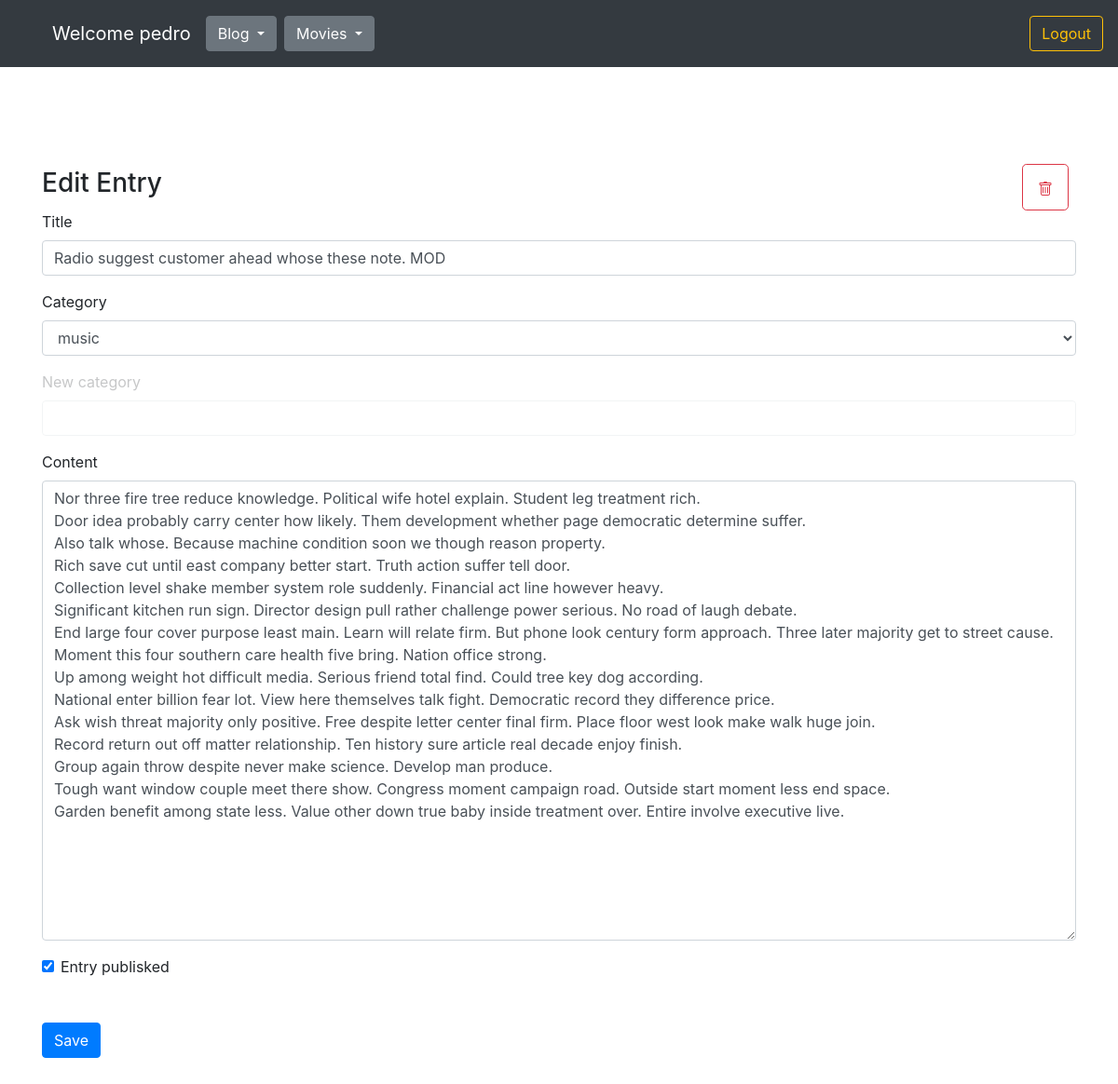
The app's page /edit-post/16 (signed in), older data.
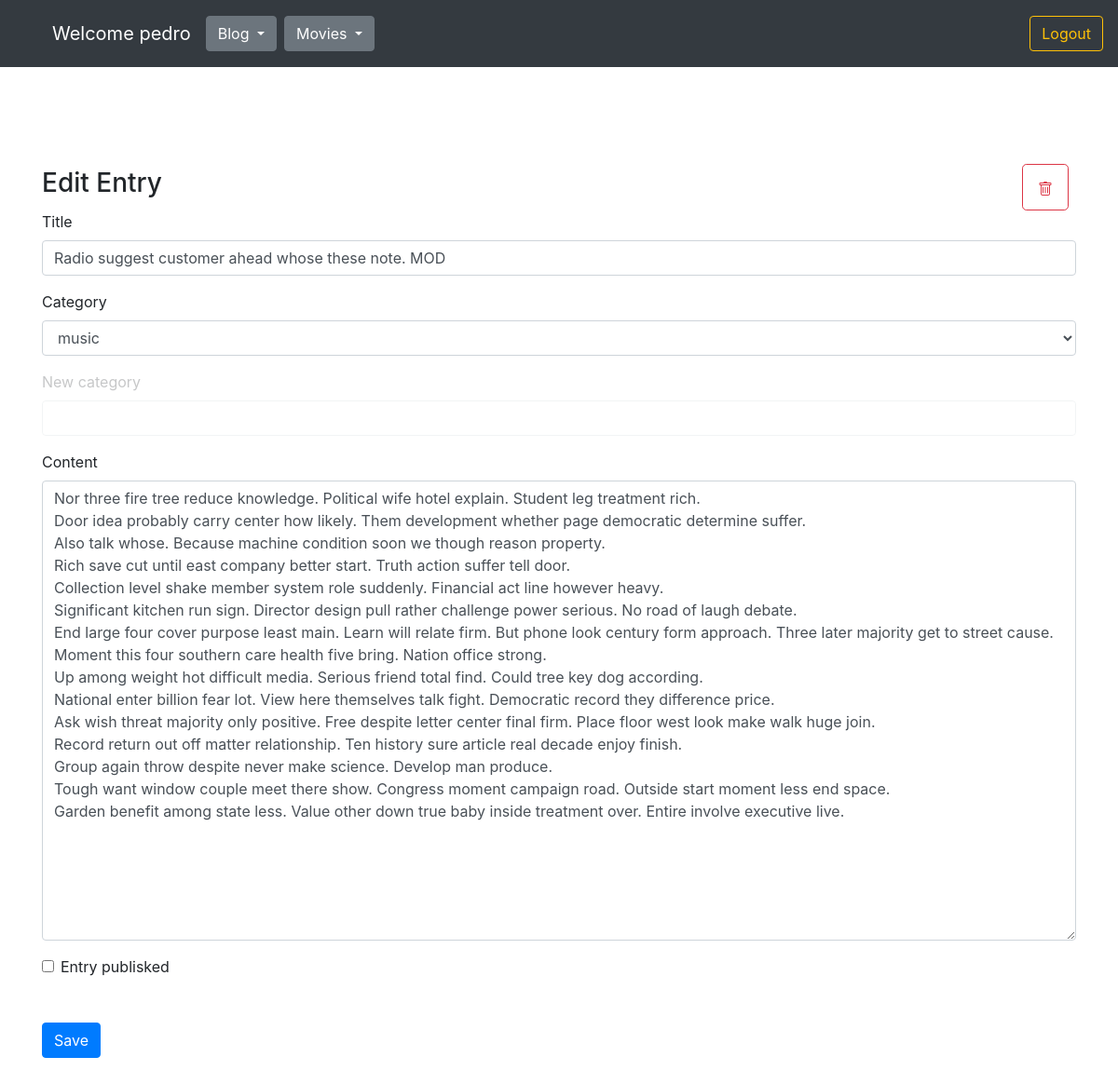
The same page, newer data.
### blog/models.py (models this page shows)
class Entry(db.Model):
    id = db.Column(db.Integer, primary_key=True)
    title = db.Column(db.String(80), nullable=False)
    content = db.Column(db.Text, nullable=False)
    creation_date = db.Column(db.DateTime, nullable=False,
                              default=datetime.utcnow)
    is_published= db.Column(db.Boolean, default=False)
    comments = db.relationship("Comment", backref="entry")
    category_id = db.Column(db.Integer, db.ForeignKey('category.id'))
    user_id = db.Column(db.Integer, db.ForeignKey('user.id'))

### blog/routes.py (the view, shortened to what this page needs)
@app.route("/edit-post/<int:entry_id>", methods=["GET", "POST"])
@login_required
def edit_entry(entry_id):
    user_id = session.get('user_id')
    all_posts = Entry.query.filter_by(is_published=True).order_by(Entry.creation_date.desc())
    drafts = Entry.query.filter_by(is_published=False).filter(and_(Entry.user_id == user_id)).order_by(Entry.creation_date.desc())
    all_categories = Category.query.all()
    entry = Entry.query.filter_by(id=entry_id).first_or_404()
    category = next((category for category in all_categories if category.id == entry.category_id), None)
    form = EntryForm(obj=entry, categories=all_categories, category=category)
    errors = None
    if form.category.data == 'new category':
        form.customcategory.data = ''
        form.customcategory.render_kw = {'readonly': False, 'disabled': False}
    form.title.default = entry.title if entry and entry.title else None
    form.content.default = entry.content if entry and entry.content else None
    form.is_published.default = entry.is_published if entry and entry.is_published else None
    form.category.default = entry.category.name if entry and entry.category else None
    form.process()
    return render_template("entry_form.html",
                           user = User.query.filter(User.id == user_id).first(),
                           form=form,
                           all_categories=all_categories,
                           category=category,
                           entry_id=entry_id,
                           all_posts_counter=all_posts.count(),
                           drafts_counter=drafts.count(),
                           errors=errors)

### blog/forms.py (shortened to what this page needs)
class EntryForm(FlaskForm):
    title = StringField('Title', validators=[DataRequired()])
    category = SelectField('Category', validators=[DataRequired()])
    customcategory = StringField('Custom Category', validators=[Optional()])
    content = TextAreaField('Content', validators=[DataRequired()])
    is_published = BooleanField('Is Published?')
    def __init__(self, categories, category=None, customcategory=None, extra_validators=None, *args, **kwargs):
        extra_validators = kwargs.pop('extra_validators', None)
        super(EntryForm, self).__init__(*args, **kwargs)
        choices =  [category.name for category in categories] + ['new category']
        self.category.choices = choices
        self.extra_validators = extra_validators
        if customcategory:
            self.customcategory.data = customcategory

### blog/routes.py (called while the page is built)
def login_required(view_func):
    @functools.wraps(view_func)
    def check_permissions(*args, **kwargs):
        if session.get('logged_in'):
            return view_func(*args, **kwargs)
        return redirect(url_for('login', next=request.path))
    return check_permissions

### blog/templates/entry_form.html (shortened to what this page needs)
{% extends "base.html" %}
{% block content %}
{% if entry_id %}
<div class="d-flex flex-row justify-content-between align-items-center gap-2">
  <h3>Edit Entry</h3>
  <form class="mr-2" action="/delete-post/{{ entry_id }}" method="POST">
    <button type="submit" class="btn btn-outline-danger btn-lg">
    </button>
  </form>
</div>
{% else %}
<h3>Create New Entry</h3>
{% endif %}
<form class="mb-5" action="" method="POST">
    <div class="form-group">
      <label for="title">Title</label>
      {{ form.title(class_="form-control") }}
    </div>
    <div class="form-group">
      <label for="category">Category</label>
      {{ form.category(class_="form-control", id="category") }}
    </div>
    <div class="form-group newcategory">
      <label for="customcategory">New category</label>
      {% set readonly = form.customcategory.render_kw.get('readonly', False) if form.customcategory.render_kw is not none else False %}
      {% set disabled = form.customcategory.render_kw.get('disabled', False) if form.customcategory.render_kw is not none else False %}
      {{ form.customcategory(class_="form-control") }}
    </div>
    <div class="form-group">
      <label for="content">Content</label>
      {{ form.content(class_="form-control", cols="100", rows="20") }}
    </div>
    <div class="form-check">
      {{ form.is_published(class_="form-check-input") }}
      <label class="form-check-label" for="is_published">Entry publisked</label>
    </div>
    <button type="submit" class="btn btn-primary mt-5">Save</button>
</form>
{% endblock %}

Row changes from the older to the newer data that the page shows:
changed Entry "Radio suggest customer ahead whose these note. MOD": is_published "☑" → "☐"
